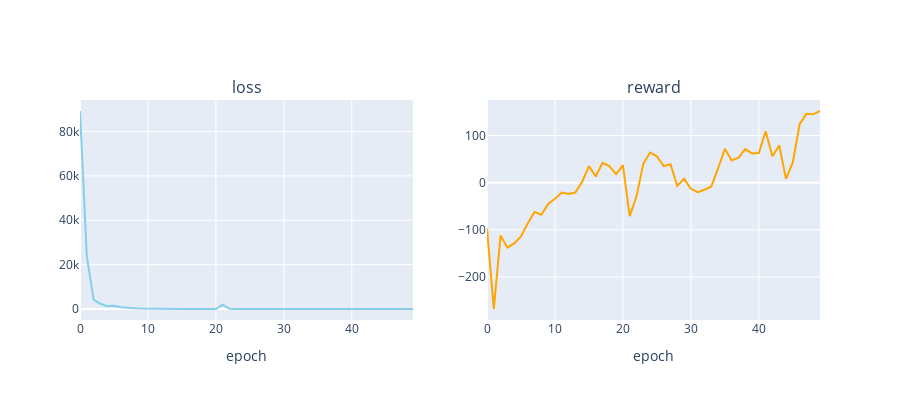

The notebook cell saved with this chart:
### Code cell
plot_loss_reward(total_losses, total_rewards)

### Figure 1 — Plotly figure (JSON) as saved in the notebook; plotly's stock layout.template omitted (floating-point values rounded to 4 significant figures)
{"data": [{"line": {"color": "skyblue"}, "mode": "lines", "type": "scatter", "xaxis": "x", "y": [89260.0, 23820.0, 4277.0, 2361.0, 1303.0, 1512.0, 800.2, 459.2, 303.8, 197.2, 123.1, 83.01, 58.98, 54.75, 47.8, 38.18, 21.31, 19.52, 15.98, 20.49, 18.0, 2005.0, 101.8, 27.9, 19.33, 17.58, 9.423, 7.92, 6.249, 5.089, 6.275, 5.347, 6.409, 4.855, 5.923, 11.24, 9.257, 8.521, 7.768, 9.587, 6.917, 8.048, 9.513, 6.666, 7.271, 4.879, 8.781, 9.013, 7.074, 10.19], "yaxis": "y"}, {"line": {"color": "orange"}, "mode": "lines", "type": "scatter", "xaxis": "x2", "y": [-97, -268, -112, -138, -129, -114, -86, -62, -68, -45, -34, -21, -24, -21, 2, 35, 13, 42, 35, 18, 37, -71, -29, 40, 64, 56, 35, 39, -7, 8, -13, -20, -15, -8, 30, 72, 47, 53, 71, 62, 63, 109, 56, 79, 8, 43, 124, 146, 145, 152], "yaxis": "y2"}], "layout": {"annotations": [{"font": {"size": 16}, "showarrow": false, "text": "loss", "x": 0.225, "xanchor": "center", "xref": "paper", "y": 1, "yanchor": "bottom", "yref": "paper"}, {"font": {"size": 16}, "showarrow": false, "text": "reward", "x": 0.775, "xanchor": "center", "xref": "paper", "y": 1, "yanchor": "bottom", "yref": "paper"}], "height": 400, "showlegend": false, "width": 900, "xaxis": {"anchor": "y", "domain": [0, 0.45], "title": {"text": "epoch"}}, "xaxis2": {"anchor": "y2", "domain": [0.55, 1], "title": {"text": "epoch"}}, "yaxis": {"anchor": "x", "domain": [0, 1]}, "yaxis2": {"anchor": "x2", "domain": [0, 1]}}}
